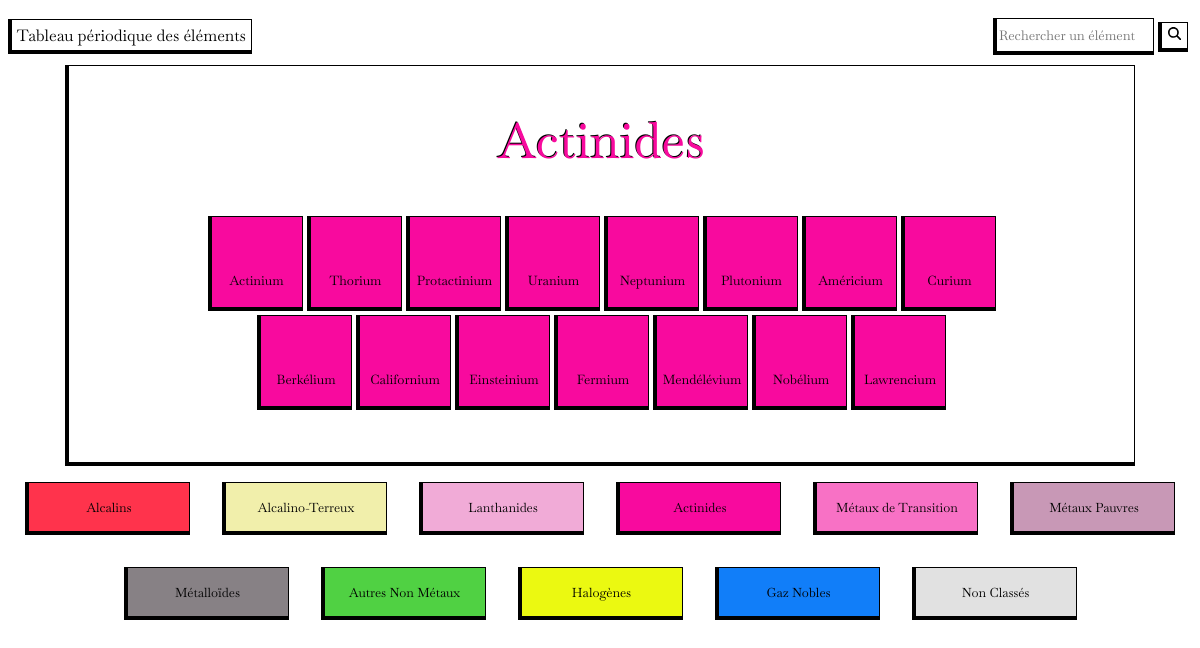
Screenshot of /index.php?page=categorie&id=4 with the database file from the repository.
### tables this page shows
CREATE TABLE IF NOT EXISTS `atome` (
  `id` int UNSIGNED NOT NULL AUTO_INCREMENT,
  `id_categorie` int NOT NULL,
  `nom` varchar(13) DEFAULT NULL,
  `slug` varchar(13) DEFAULT NULL,
  `electron` varchar(255) NOT NULL,
  `numero` int UNSIGNED DEFAULT NULL,
  `symbole` varchar(6) NOT NULL,
  `info_groupe` varchar(10) NOT NULL,
  `info_periode` varchar(10) NOT NULL,
  `info_bloc` varchar(10) NOT NULL,
  `masse_volumique` varchar(255) NOT NULL,
  `cas` varchar(255) NOT NULL,
  `einecs` varchar(255) NOT NULL,
  `masse_atomique` varchar(255) NOT NULL,
  `rayon_atomique` varchar(255) NOT NULL,
  `rayon_de_covalence` varchar(255) NOT NULL,
  `rayon_de_van_der_waals` varchar(255) NOT NULL,
  `configuration_electronique` varchar(255) NOT NULL,
  `etat_oxydation` varchar(255) NOT NULL,
  `decouverte_annee` varchar(255) NOT NULL,
  `decouverte_noms` varchar(255) NOT NULL,
  `decouverte_pays` varchar(255) NOT NULL,
  `electronegativite` varchar(255) NOT NULL,
  `point_de_fusion` varchar(255) NOT NULL,
  `point_d_ebullition` varchar(255) NOT NULL,
  `is_radioactif` tinyint UNSIGNED NOT NULL,
  PRIMARY KEY (`id`),
  KEY `atome_ibfk_1` (`id_categorie`)
);

CREATE TABLE IF NOT EXISTS `categorie` (
  `id_categorie` int NOT NULL AUTO_INCREMENT,
  `nom_categorie` varchar(255) NOT NULL,
  `slug_categorie` varchar(255) NOT NULL,
  `couleur_categorie` varchar(255) NOT NULL,
  PRIMARY KEY (`id_categorie`)
);

### views/categorie.php (the view, shortened to what this page needs)
<?php
$pageCategorie = isset($_GET['id']) ? ($_GET['id']) : NULL;
$requeteAffichageCategorie = "SELECT categorie.id_categorie, categorie.nom_categorie, categorie.couleur_categorie, atome.nom, atome.symbole,
atome.numero, atome.masse_atomique,atome.id_categorie, atome.electronegativite,
atome.configuration_electronique, atome.etat_oxydation
FROM atome LEFT JOIN categorie ON atome.id_categorie = categorie.id_categorie
WHERE atome.id_categorie= '$pageCategorie'";
$resultatCategorie = $connexion->query($requeteAffichageCategorie);
$categorie = $resultatCategorie->fetchAll(PDO::FETCH_OBJ);
?>
<div id="cadreCategorie">
    <?php
    foreach ($categorie as $value) {
    ?>
        <h2 class="titrePageCategorie" style="color:#<?php echo $value->couleur_categorie ?>;"><?php echo $value->nom_categorie ?></h2>
    <?php
        break;
    }
    ?>
    <div class="atomeParcategorie">
        <?php
        foreach ($categorie as $value) {
        ?>
            <a href="index.php?page=detailAtome&id=<?php echo $value->numero ?>">
                <div class="elementPageCategorie" style="background-color:#<?php echo $value->couleur_categorie ?> ;">
                    <h4 class="nomPageCategorie"><?php echo $value->nom ?></h4>
                </div>
            </a>
        <?php
        }
        ?>
    </div>
</div>

### template/footer.php
<?php
$requeteCategorie = "SELECT id_categorie, nom_categorie, couleur_categorie FROM categorie";
$resultatCategorie = $connexion->query($requeteCategorie);
$listeCategorie = $resultatCategorie->fetchAll(PDO::FETCH_OBJ);
?>
<footer>
    <nav>
        <ul>
            <?php
            foreach ($listeCategorie as $value) { ?>
                <a href="index.php?page=categorie&id=<?php echo $value->id_categorie; ?>">
                    <li style="background-color:#<?php echo $value->couleur_categorie; ?>">
                        <h4><?php echo $value->nom_categorie; ?></h4>
                    </li>
                </a>
            <?php
            } ?>
        </ul>
    </nav>
</footer>
</body>
</html>

### css/stylenav.css (style rules this page uses)
h1, h2, h3, h4, p { font-family: "Baskervville-Regular"; font-weight: normal; }
nav { margin: 0 auto; }
nav ul { display: flex; justify-content: center; flex-wrap: wrap; list-style: none; margin: 0 auto; padding: 0; }
nav li { display: flex; align-items: center; justify-content: center; width: 10em; height: 3em; margin: 16px; border: solid black 1px; border-bottom: 4px solid black; border-left: 4px solid black; }
nav li h4 { font-size: 0.8em; }

### css/styleelement.css (style rules this page uses)
h1, h2, h3, h4, p { font-family: "Baskervville-Regular"; font-weight: normal; }
a { text-decoration: none; color: black; }

### css/stylePageCategorie.css (style rules this page uses)
h1, h2, h3, h4, p, label, input { font-family: "Baskervville-Regular"; font-weight: normal; }
#cadreCategorie { width: 90%; margin: 0 auto; border: solid black 1px; border-bottom: 4px solid black; border-left: 4px solid black; }
.titrePageCategorie { font-size: 50px; text-align: center; text-shadow: -1px -1px black }
.atomeParcategorie { width: 80%; margin: 0 auto; display: flex; flex-wrap: wrap; justify-content: center; margin-bottom: 50px; }
.elementPageCategorie { display: flex; align-items: center; justify-content: space-around; flex-direction: column; width: 90px; height: 90px; margin: 2px; border: solid black 1px; border-bottom: 4px solid black; border-left: 4px solid black; background-color: white; }
.nomPageCategorie { font-size: small; margin: 0; }

### rows the page displays
atome: id_categorie.nom_categorie "Actinides", nom "Actinium"
atome: nom "Thorium"
atome: nom "Protactinium"
atome: nom "Uranium"
atome: nom "Neptunium"
atome: nom "Plutonium"
atome: nom "Américium"
atome: nom "Curium"
atome: nom "Berkélium"
atome: nom "Californium"
atome: nom "Einsteinium"
atome: nom "Fermium"
atome: nom "Mendélévium"
atome: nom "Nobélium"
atome: nom "Lawrencium"
categorie: nom_categorie "Alcalins"
categorie: nom_categorie "Alcalino-Terreux"
categorie: nom_categorie "Lanthanides"
categorie: nom_categorie "Actinides"
categorie: nom_categorie "Métaux de Transition"
categorie: nom_categorie "Métaux Pauvres"
categorie: nom_categorie "Métalloïdes"
categorie: nom_categorie "Autres Non Métaux"
categorie: nom_categorie "Halogènes"
categorie: nom_categorie "Gaz Nobles"
categorie: nom_categorie "Non Classés"
